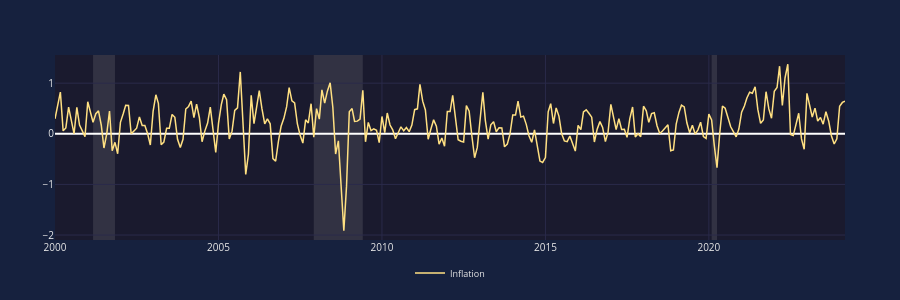

The notebook cell this image was saved under:
### Markdown cell above
---
## Step 3: Create Your First Inflation Chart

Let's create a simple chart showing inflation over time. We'll use:
- `EconChart` - the main chart class
- `Data` - represents a data series with x values, y values, and styling

The minimum required parameters are `x`, `y`, and `name`.

### Code cell
# Create a basic inflation chart
chart = EconChart(
    Data(x=inf_dates, y=inf_values, name='Inflation'),
)
chart.show()

### Figure 1 — Plotly figure (JSON) as saved in the notebook; plotly's stock layout.template omitted (floating-point values rounded to 4 significant figures; data arrays with more than 128 entries replaced by an {"elided": "..."} marker saying what was removed)
{"data": [{"line": {"color": "#ffe082", "width": 1.5}, "name": "Inflation", "showlegend": true, "type": "scatter", "visible": true, "x": {"elided": "291 str values"}, "xaxis": "x", "y": {"elided": "291 float values"}, "yaxis": "y"}], "layout": {"font": {"color": "#e8e8e8", "size": 10}, "height": 300, "hoverlabel": {"bgcolor": "#16213e", "font": {"color": "#e8e8e8", "size": 11}}, "hovermode": "x unified", "legend": {"bgcolor": "rgba(0,0,0,0)", "font": {"color": "#e8e8e8", "size": 9}, "orientation": "h", "x": 0.5, "xanchor": "center", "y": -0.1, "yanchor": "top"}, "margin": {"b": 35, "l": 55, "r": 55, "t": 55}, "paper_bgcolor": "#16213e", "plot_bgcolor": "#1a1a2e", "shapes": [{"fillcolor": "#b8b8b8", "layer": "below", "line": {"width": 0}, "opacity": 0.15, "type": "rect", "x0": "2001-03-01T00:00:00", "x1": "2001-11-01T00:00:00", "xref": "x", "y0": 0, "y1": 1, "yref": "y domain"}, {"fillcolor": "#b8b8b8", "layer": "below", "line": {"width": 0}, "opacity": 0.15, "type": "rect", "x0": "2007-12-01T00:00:00", "x1": "2009-06-01T00:00:00", "xref": "x", "y0": 0, "y1": 1, "yref": "y domain"}, {"fillcolor": "#b8b8b8", "layer": "below", "line": {"width": 0}, "opacity": 0.15, "type": "rect", "x0": "2020-02-01T00:00:00", "x1": "2020-04-01T00:00:00", "xref": "x", "y0": 0, "y1": 1, "yref": "y domain"}], "xaxis": {"anchor": "y", "domain": [0, 1], "gridcolor": "#2a2a4a", "range": ["2000-01-01T00:00:00", "2024-03-01T00:00:00"], "showspikes": true, "spikecolor": "rgba(255, 255, 255, 0.5)", "spikedash": "dot", "spikemode": "across", "spikesnap": "cursor", "spikethickness": 1}, "yaxis": {"anchor": "x", "domain": [0, 1], "gridcolor": "#2a2a4a", "type": "linear"}}}
